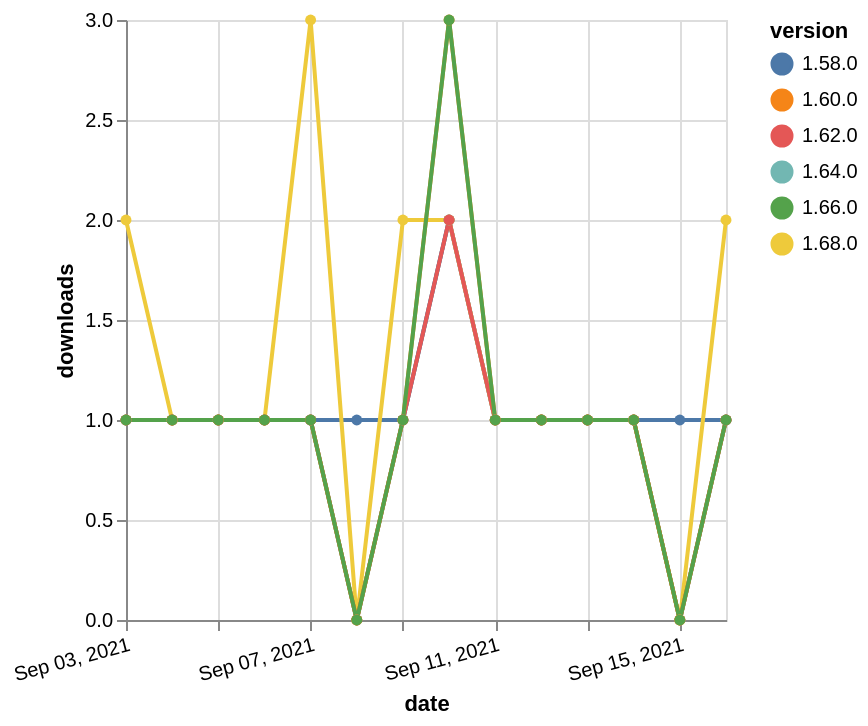

Describe this chart as a Vega-Lite specification.
### Vega-Lite specification from a JSON file in a GitHub repository (floating-point values rounded to 4 significant figures)
{"$schema": "https://vega.github.io/schema/vega-lite/v5.json", "description": "A simple bar chart with embedded data.", "data": {"values": [{"date": "2021-09-03", "total": 173, "delta": 1, "version": "1.64.0"}, {"date": "2021-09-04", "total": 174, "delta": 1, "version": "1.64.0"}, {"date": "2021-09-05", "total": 175, "delta": 1, "version": "1.64.0"}, {"date": "2021-09-06", "total": 176, "delta": 1, "version": "1.64.0"}, {"date": "2021-09-07", "total": 177, "delta": 1, "version": "1.64.0"}, {"date": "2021-09-08", "total": 177, "delta": 0, "version": "1.64.0"}, {"date": "2021-09-09", "total": 178, "delta": 1, "version": "1.64.0"}, {"date": "2021-09-10", "total": 180, "delta": 2, "version": "1.64.0"}, {"date": "2021-09-11", "total": 181, "delta": 1, "version": "1.64.0"}, {"date": "2021-09-12", "total": 182, "delta": 1, "version": "1.64.0"}, {"date": "2021-09-13", "total": 183, "delta": 1, "version": "1.64.0"}, {"date": "2021-09-14", "total": 184, "delta": 1, "version": "1.64.0"}, {"date": "2021-09-15", "total": 184, "delta": 0, "version": "1.64.0"}, {"date": "2021-09-16", "total": 185, "delta": 1, "version": "1.64.0"}, {"date": "2021-09-03", "total": 245, "delta": 1, "version": "1.58.0"}, {"date": "2021-09-04", "total": 246, "delta": 1, "version": "1.58.0"}, {"date": "2021-09-05", "total": 247, "delta": 1, "version": "1.58.0"}, {"date": "2021-09-06", "total": 248, "delta": 1, "version": "1.58.0"}, {"date": "2021-09-07", "total": 249, "delta": 1, "version": "1.58.0"}, {"date": "2021-09-08", "total": 250, "delta": 1, "version": "1.58.0"}, {"date": "2021-09-09", "total": 251, "delta": 1, "version": "1.58.0"}, {"date": "2021-09-10", "total": 253, "delta": 2, "version": "1.58.0"}, {"date": "2021-09-11", "total": 254, "delta": 1, "version": "1.58.0"}, {"date": "2021-09-12", "total": 255, "delta": 1, "version": "1.58.0"}, {"date": "2021-09-13", "total": 256, "delta": 1, "version": "1.58.0"}, {"date": "2021-09-14", "total": 257, "delta": 1, "version": "1.58.0"}, {"date": "2021-09-15", "total": 258, "delta": 1, "version": "1.58.0"}, {"date": "2021-09-16", "total": 259, "delta": 1, "version": "1.58.0"}, {"date": "2021-09-03", "total": 129, "delta": 2, "version": "1.68.0"}, {"date": "2021-09-04", "total": 130, "delta": 1, "version": "1.68.0"}, {"date": "2021-09-05", "total": 131, "delta": 1, "version": "1.68.0"}, {"date": "2021-09-06", "total": 132, "delta": 1, "version": "1.68.0"}, {"date": "2021-09-07", "total": 135, "delta": 3, "version": "1.68.0"}, {"date": "2021-09-08", "total": 135, "delta": 0, "version": "1.68.0"}, {"date": "2021-09-09", "total": 137, "delta": 2, "version": "1.68.0"}, {"date": "2021-09-10", "total": 139, "delta": 2, "version": "1.68.0"}, {"date": "2021-09-11", "total": 140, "delta": 1, "version": "1.68.0"}, {"date": "2021-09-12", "total": 141, "delta": 1, "version": "1.68.0"}, {"date": "2021-09-13", "total": 142, "delta": 1, "version": "1.68.0"}, {"date": "2021-09-14", "total": 143, "delta": 1, "version": "1.68.0"}, {"date": "2021-09-15", "total": 143, "delta": 0, "version": "1.68.0"}, {"date": "2021-09-16", "total": 145, "delta": 2, "version": "1.68.0"}, {"date": "2021-09-03", "total": 194, "delta": 1, "version": "1.62.0"}, {"date": "2021-09-04", "total": 195, "delta": 1, "version": "1.62.0"}, {"date": "2021-09-05", "total": 196, "delta": 1, "version": "1.62.0"}, {"date": "2021-09-06", "total": 197, "delta": 1, "version": "1.62.0"}, {"date": "2021-09-07", "total": 198, "delta": 1, "version": "1.62.0"}, {"date": "2021-09-08", "total": 198, "delta": 0, "version": "1.62.0"}, {"date": "2021-09-09", "total": 199, "delta": 1, "version": "1.62.0"}, {"date": "2021-09-10", "total": 201, "delta": 2, "version": "1.62.0"}, {"date": "2021-09-11", "total": 202, "delta": 1, "version": "1.62.0"}, {"date": "2021-09-12", "total": 203, "delta": 1, "version": "1.62.0"}, {"date": "2021-09-13", "total": 204, "delta": 1, "version": "1.62.0"}, {"date": "2021-09-14", "total": 205, "delta": 1, "version": "1.62.0"}, {"date": "2021-09-15", "total": 205, "delta": 0, "version": "1.62.0"}, {"date": "2021-09-16", "total": 206, "delta": 1, "version": "1.62.0"}, {"date": "2021-09-03", "total": 368, "delta": 1, "version": "1.60.0"}, {"date": "2021-09-04", "total": 369, "delta": 1, "version": "1.60.0"}, {"date": "2021-09-05", "total": 370, "delta": 1, "version": "1.60.0"}, {"date": "2021-09-06", "total": 371, "delta": 1, "version": "1.60.0"}, {"date": "2021-09-07", "total": 372, "delta": 1, "version": "1.60.0"}, {"date": "2021-09-08", "total": 372, "delta": 0, "version": "1.60.0"}, {"date": "2021-09-09", "total": 373, "delta": 1, "version": "1.60.0"}, {"date": "2021-09-10", "total": 376, "delta": 3, "version": "1.60.0"}, {"date": "2021-09-11", "total": 377, "delta": 1, "version": "1.60.0"}, {"date": "2021-09-12", "total": 378, "delta": 1, "version": "1.60.0"}, {"date": "2021-09-13", "total": 379, "delta": 1, "version": "1.60.0"}, {"date": "2021-09-14", "total": 380, "delta": 1, "version": "1.60.0"}, {"date": "2021-09-15", "total": 380, "delta": 0, "version": "1.60.0"}, {"date": "2021-09-16", "total": 381, "delta": 1, "version": "1.60.0"}, {"date": "2021-09-03", "total": 211, "delta": 1, "version": "1.66.0"}, {"date": "2021-09-04", "total": 212, "delta": 1, "version": "1.66.0"}, {"date": "2021-09-05", "total": 213, "delta": 1, "version": "1.66.0"}, {"date": "2021-09-06", "total": 214, "delta": 1, "version": "1.66.0"}, {"date": "2021-09-07", "total": 215, "delta": 1, "version": "1.66.0"}, {"date": "2021-09-08", "total": 215, "delta": 0, "version": "1.66.0"}, {"date": "2021-09-09", "total": 216, "delta": 1, "version": "1.66.0"}, {"date": "2021-09-10", "total": 219, "delta": 3, "version": "1.66.0"}, {"date": "2021-09-11", "total": 220, "delta": 1, "version": "1.66.0"}, {"date": "2021-09-12", "total": 221, "delta": 1, "version": "1.66.0"}, {"date": "2021-09-13", "total": 222, "delta": 1, "version": "1.66.0"}, {"date": "2021-09-14", "total": 223, "delta": 1, "version": "1.66.0"}, {"date": "2021-09-15", "total": 223, "delta": 0, "version": "1.66.0"}, {"date": "2021-09-16", "total": 224, "delta": 1, "version": "1.66.0"}]}, "width": "container", "mark": {"type": "line", "point": {"filled": true}}, "encoding": {"x": {"field": "date", "type": "temporal", "timeUnit": "yearmonthdate", "title": "date", "axis": {"labelAngle": -15}}, "y": {"field": "delta", "type": "quantitative", "title": "downloads"}, "color": {"field": "version", "type": "nominal"}, "tooltip": {"field": "delta"}}}
